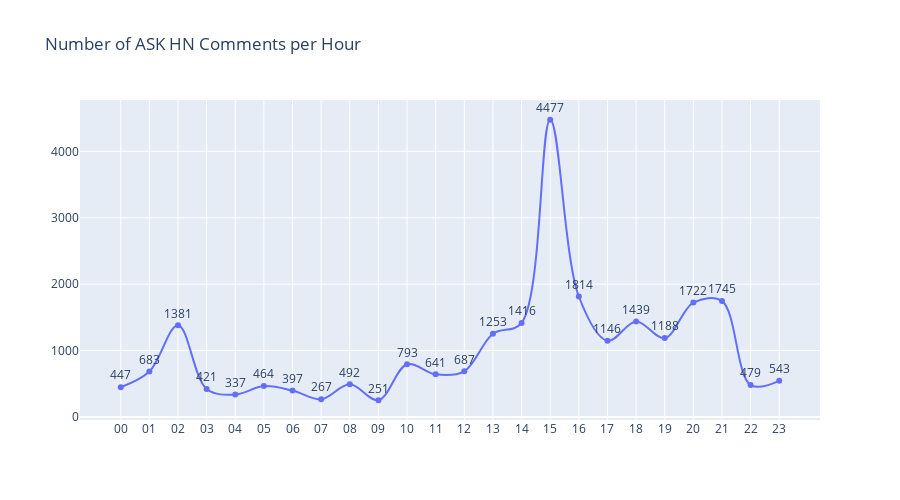

Notebook cell for this chart:
### Markdown cell above
##### **Number of `Ask HN` Comments by Hour**

### Code cell
ask_comments_hours, avg_ask_comments_hrs = comments_per_hour(ask_posts,6,4)

#Data Visualisation
visual(ask_comments_hours,("Number of ASK HN Comments per Hour"),'Comments')

### Figure 1 — Plotly figure (JSON) as saved in the notebook; plotly's stock layout.template omitted (floating-point values rounded to 4 significant figures)
{"data": [{"line": {"shape": "spline"}, "mode": "lines+markers+text", "text": [447, 683, 1381, 421, 337, 464, 397, 267, 492, 251, 793, 641, 687, 1253, 1416, 4477, 1814, 1146, 1439, 1188, 1722, 1745, 479, 543], "textposition": "top center", "x": ["00", "01", "02", "03", "04", "05", "06", "07", "08", "09", "10", "11", "12", "13", "14", "15", "16", "17", "18", "19", "20", "21", "22", "23"], "y": [447, 683, 1381, 421, 337, 464, 397, 267, 492, 251, 793, 641, 687, 1253, 1416, 4477, 1814, 1146, 1439, 1188, 1722, 1745, 479, 543], "type": "scatter"}], "layout": {"uniformtext": {"minsize": 6}, "showlegend": false, "height": 500, "title": {"text": "Number of ASK HN Comments per Hour"}}}
